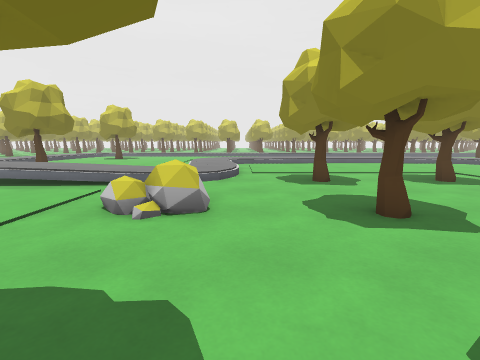
View 1 (above)

24 first-person views from a walk through a 3-D level made in the Godot game engine. The camera is 1.2 m above the floor, tilts 8° down and sees 85° across. The floor is counted in squares, 1 m on a side. Each view is taken from the middle of a square. On the plan, view 1 faces up. The plan holds only what a view shows up to about 12 squares ahead; the rest is blank. The place goes on beyond the plan. Some surface patterns are stand-ins.

View 2
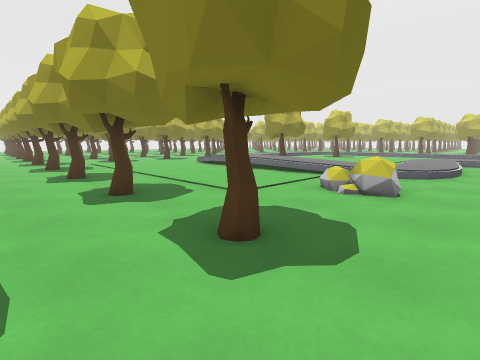

View 3
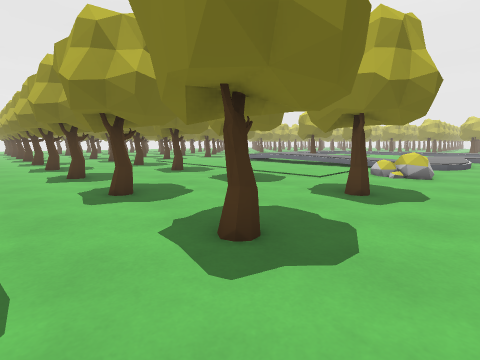

View 4
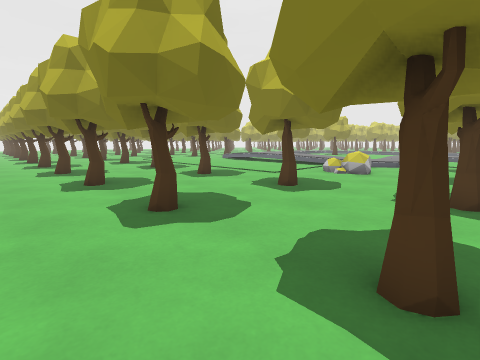

View 5
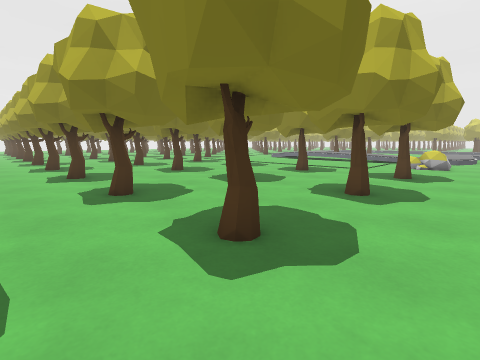

View 6
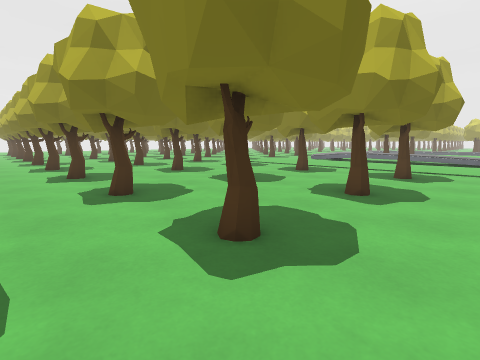

View 7
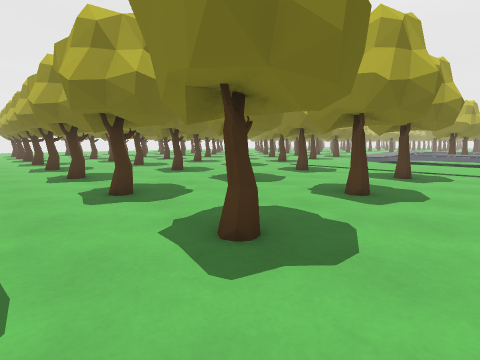

View 8
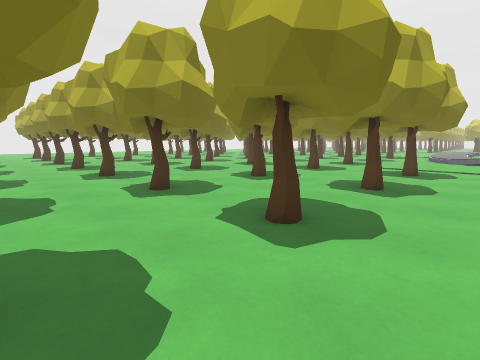

View 9
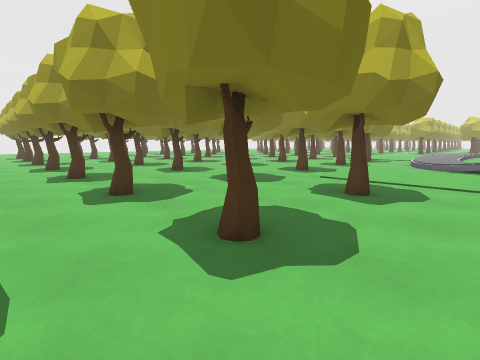

View 10
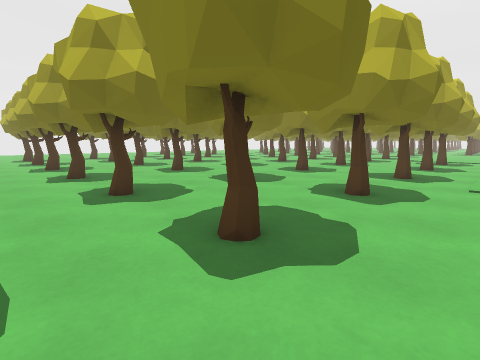

View 11
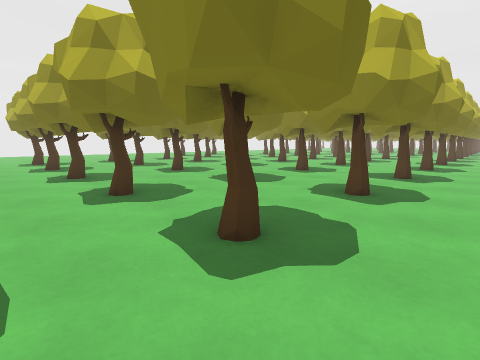

View 12
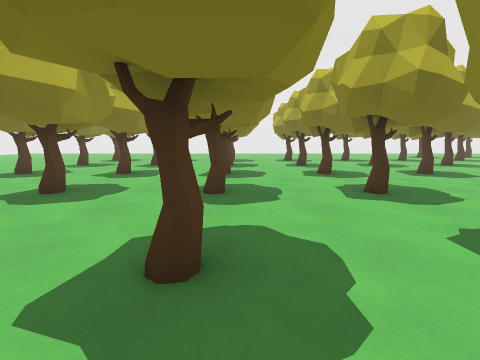

View 13
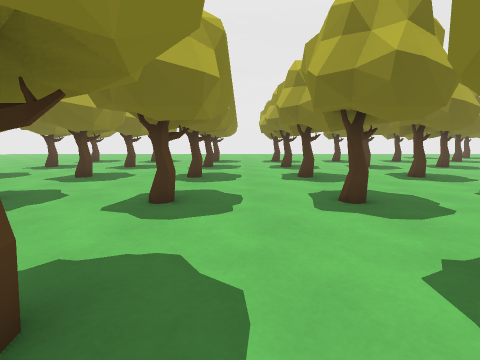

View 14
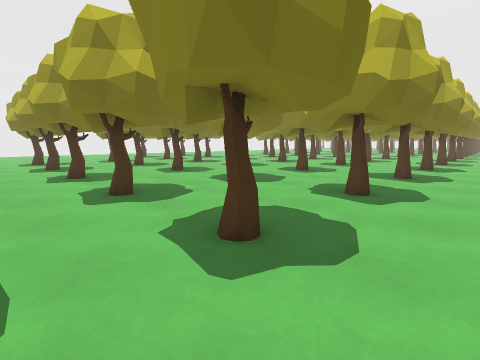

View 15
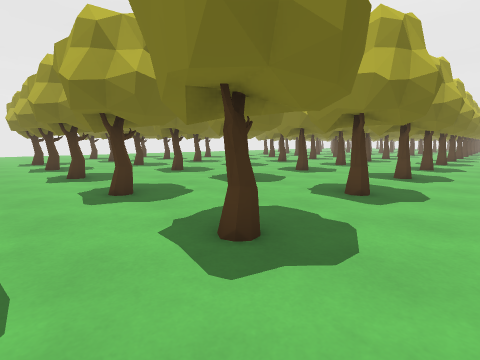

View 16
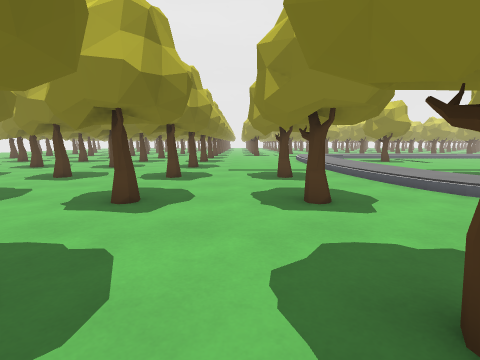

View 17
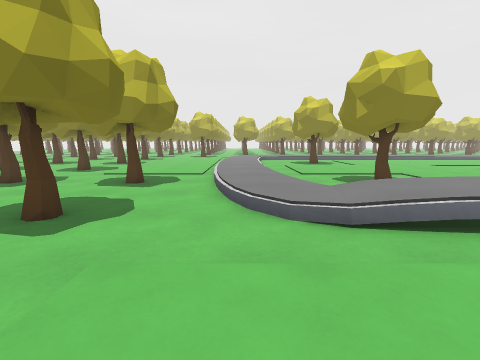

View 18
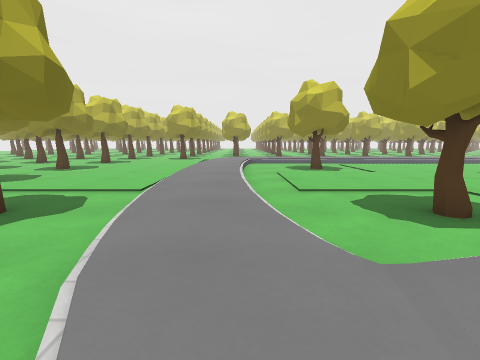

View 19
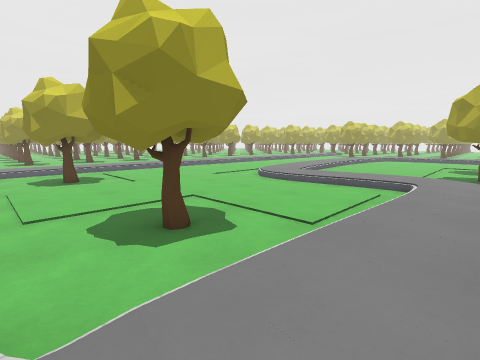

View 20
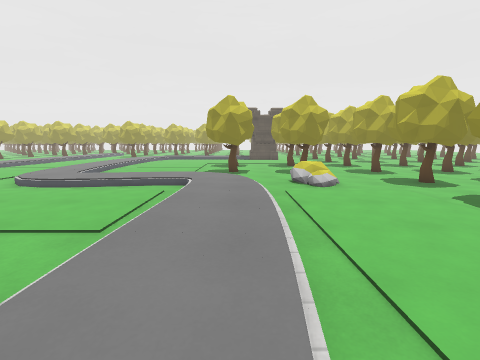

View 21
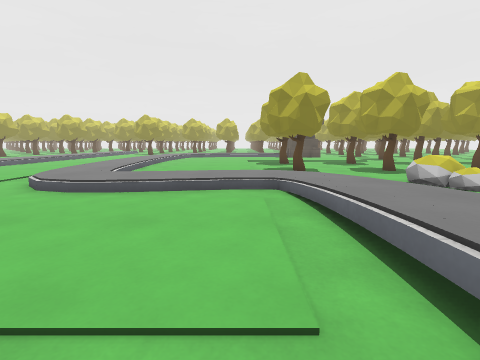

View 22
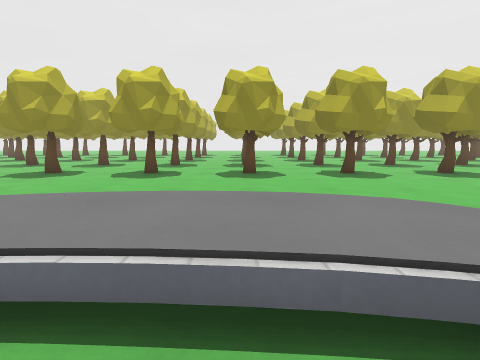

View 23
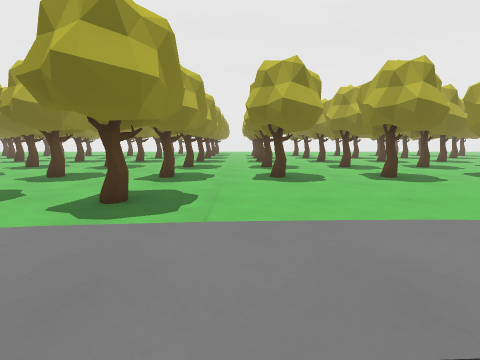

View 24
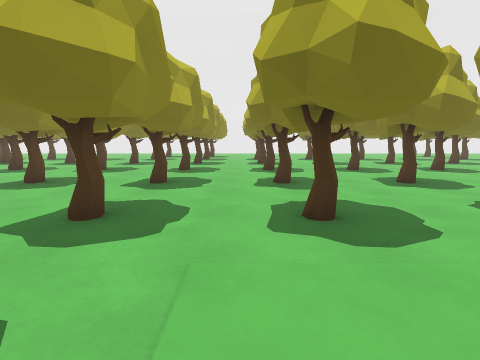

### Floor plan
Key: @ floor where view 1 was taken; # wall or solid block; . main floor; : floor 0.25 m higher than the main floor; + floor 0.5 m higher than the main floor; / step, stairs or slope; = window, fence, low wall or low ledge; ^ raised ledge.
Columns run from 33 left of view 1 to 3 right of it. Each row starts with its distance up from view 1.
 20      ..##..##..... :/..##....     ..
 19      ............./:/........    ...
 18      ............./:/............. /
 17      ..##..##...../:/..........//::::
 16      ..##..##...../:/..........:::::/
 15     ............../:/..........::/  .
 14     ............../:/..........::  ..
 13      ..##..##..##./::..##......::. ..
 12      ..##..##..##./::..##......::/...
 11     ...............::/........./:/...
 10     .............../://......./::/...
  9     #..##..##..##../::++++++++:::..##
  8    ##..##..##..##.../+++++++++://..##
  7    ..................................
  6  ...............................=....
  5 #..##..##..##..##..............=^..##
  4 #..##..##..##..##..................##
  3 .....................................
  2  ...................................
  1 #..##..##..##..##..##..##..##..##..##
  0 #..##..##..##..##..##..##..##..##@.##
 -1 .....................................
 -2  ....................................
 -3 #..##..##..##..##..##..##..##..##..##
 -4 #..##..##..##..##..##..##..##..##..##
 -5 .....................................
 -6  ....................................
 -7  ..##..##..##..##..##..##..##..##..
 -8   .##..##..##..##..##..##..##..##..
 -9    ................................
-10  ..................................
-11  ..##..##..  ..  .. #..

Positions as (right, up) in squares from view 1, and headings:
1: (0, 0), facing up
2: (1, -2), facing up-left
3: (1, -6), facing up-left
4: (3, -6), facing up-left
5: (1, -10), facing up-left
6: (-3, -10), facing up-left
7: (-7, -10), facing up-left
8: (-11, -11), facing up-left
9: (-11, -6), facing up-left
10: (-15, -6), facing up-left
11: (-19, -6), facing up-left
12: (-19, -7), facing left
13: (-20, -6), facing left
14: (-19, -2), facing up-left
15: (-19, 2), facing up-left
16: (-19, 3), facing up
17: (-14, 4), facing up
18: (-13, 8), facing up
19: (-12, 8), facing up-right
20: (-12, 8), facing right
21: (-9, 11), facing right
22: (-9, 11), facing down
23: (-12, 15), facing left
24: (-17, 15), facing left
